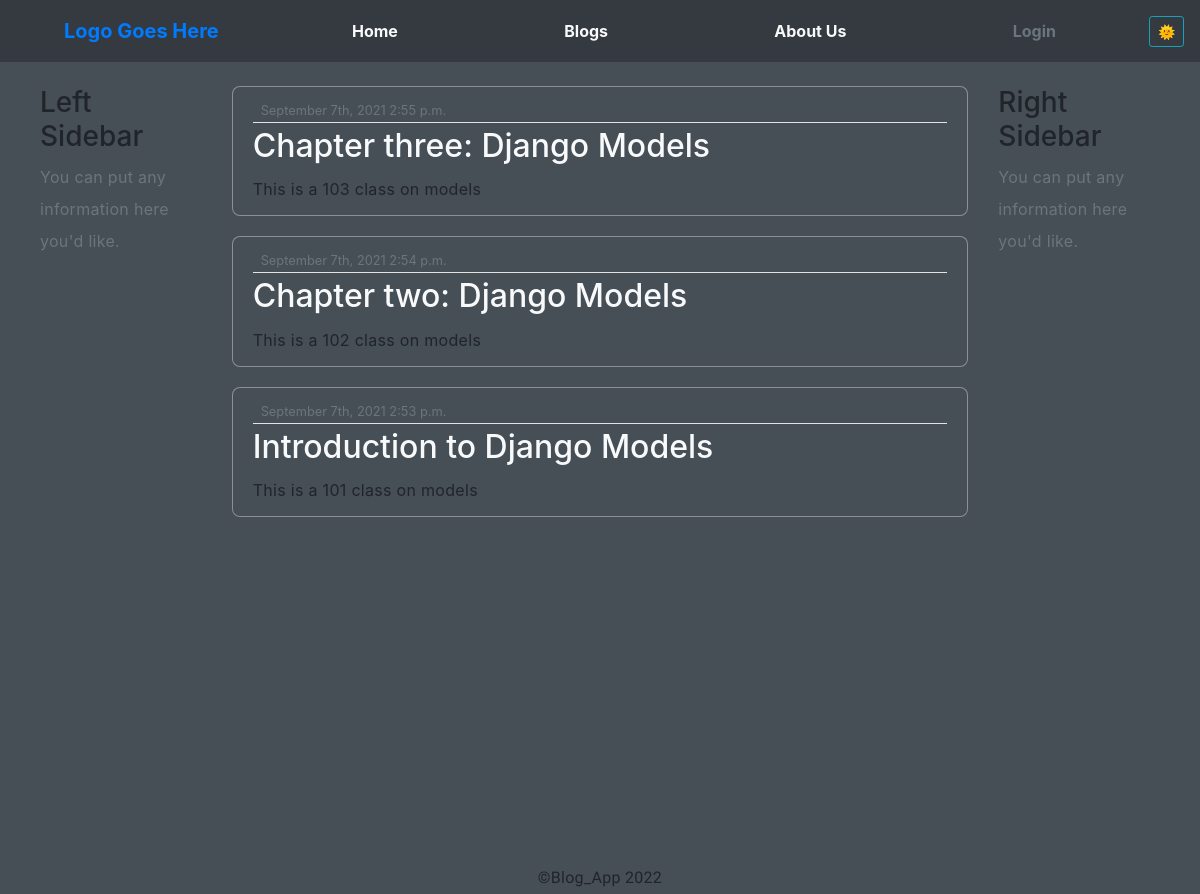
The app's page /, older data.
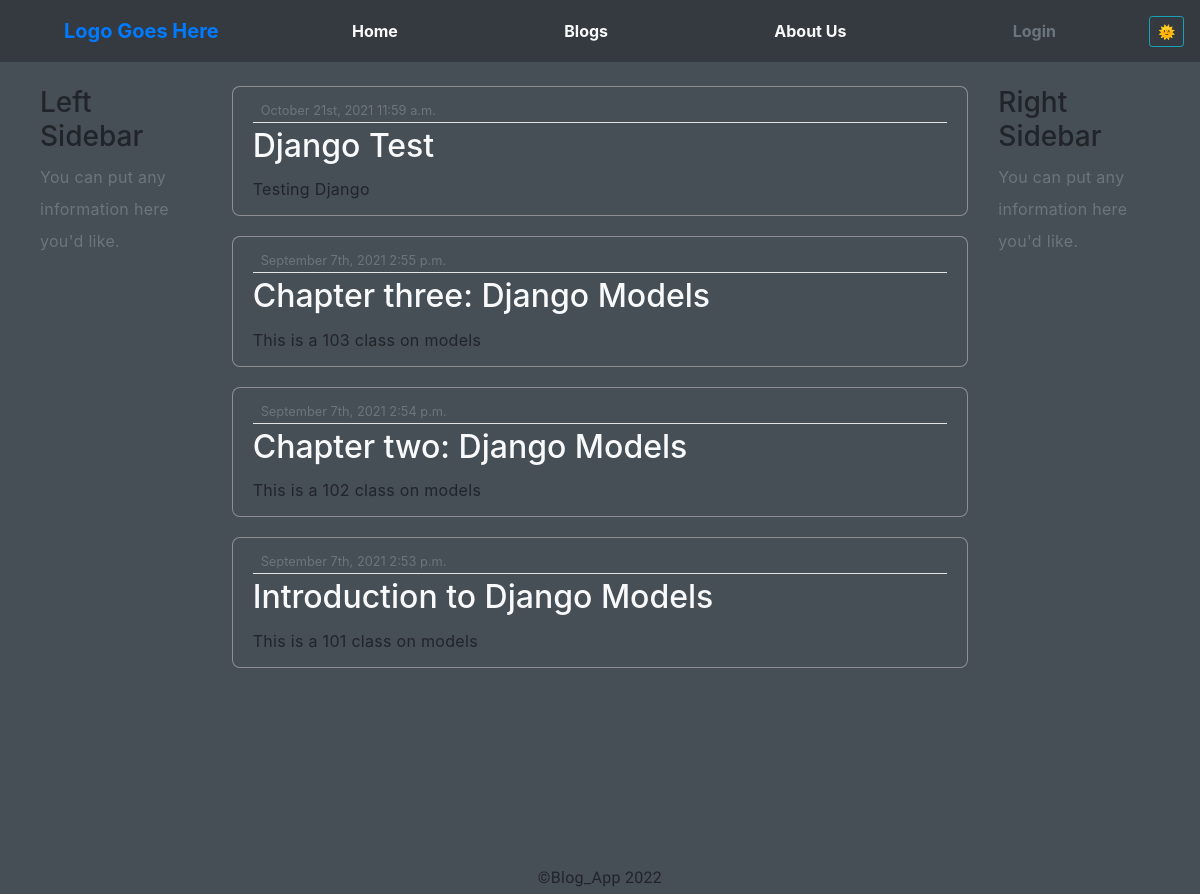
The same page, newer data.
### blogApplication/models.py (models this page shows)
class BlogPost(models.Model):
    title = models.CharField(max_length=40)
    description = models.CharField(max_length=200)
    content = models.TextField()
    image = models.ImageField(blank = True)
    date_posted = models.DateTimeField(default=timezone.now)

### blogApplication/views.py (the view)
# urls.py: path('', PostListView.as_view(), name='home'),
class PostListView(ListView):
    model = BlogPost
    template_name = 'home.html'
    context_object_name = 'posts'
    ordering = ['-date_posted']

### templates/home.html (shortened to what this page needs)
{% extends "base.html" %}
{% load static %}
{% block content %}
    <div class="row">
      <div class="col-md-2">
        <br>
        <h3>Left Sidebar</h3>
          <p class='text-muted'>You can put any information here you'd like.</p>
      </div>
    <div class="col-md-8">
    <br>
    {% for post in posts %}
    <article class="media content-section2">
        <div class="media-body">
          <div class="article-metadata">
            <small class="text-muted">{{ post.date_posted|date:"F jS, Y P"}}</small>
          </div>
          <h2><a class="article-title" href={% url 'post_detail' post.id %}>{{ post.title }}</a></h2>
          <p class="article-content">{{ post.description }}</p>
        </div>
      </article>
    {% endfor %}
    </div>
    <div class="col-md-2">
        <br>
          <h3>Right Sidebar</h3>
          <p class='text-muted'>You can put any information here you'd like.
          </p>
    </div>
    </div>
{% endblock content %}

Row changes from the older to the newer data that the page shows:
added BlogPost: date_posted "October 21st, 2021 11:59 a.m.", title "Django Test", description "Testing Django"
